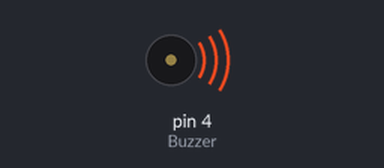
The sketch below on a simulated Arduino Uno, built with avr-gcc and run on an emulated ATmega328P. Shown: buzzer (waves = sounding).

Above: at 0.02 s.
Timing chart, 0 to 3.0 s (numbered marks = the images above):
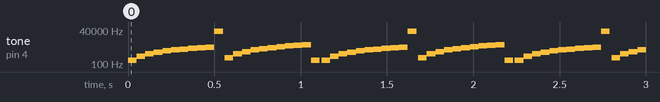

Measured:
- by itself, tone on pin 4 (Buzzer): plays 200 Hz for 0.05 s, 400 Hz for 0.05 s, 600 Hz for 0.05 s, 800 Hz for 0.05 s, 1000 Hz for 0.05 s, 1200 Hz for 0.05 s … (2553 notes in this stretch)

The sketch:

buzzer.ino
```cpp
// check the buzzer
// buzzer connect on d4

#include <Arduino.h>

const int Buzzer = 4;

void setup()
{
    // define the bud rate so in this case i am using 9600 bits per second (bps)
    Serial.begin(9600);

    // define the pinMode
    pinMode(Buzzer, OUTPUT);
}

void buzzer_tone(void)
{

    // define the frequency
    const int First_Frequency[] = {200, 400, 600, 800, 1000, 1200, 1400, 1600, 1800, 2000};

    for (int a = 0; a <= 10; a++)
    {
        tone(Buzzer, First_Frequency[a], 100);
        delay(50);
    }
    noTone(Buzzer);
    delay(10);

    const int Second_Frequency [] = {300,600,900,1200,1500,1800,2100,2400,2700,3000};
    for(int b=0 ; b<=10 ;b++){
        tone(Buzzer , Second_Frequency[b] , 100);
        delay(50);
    }
    noTone(Buzzer);
    delay(10);
}
void loop()
{
    //calling the function
    buzzer_tone();
}
```
